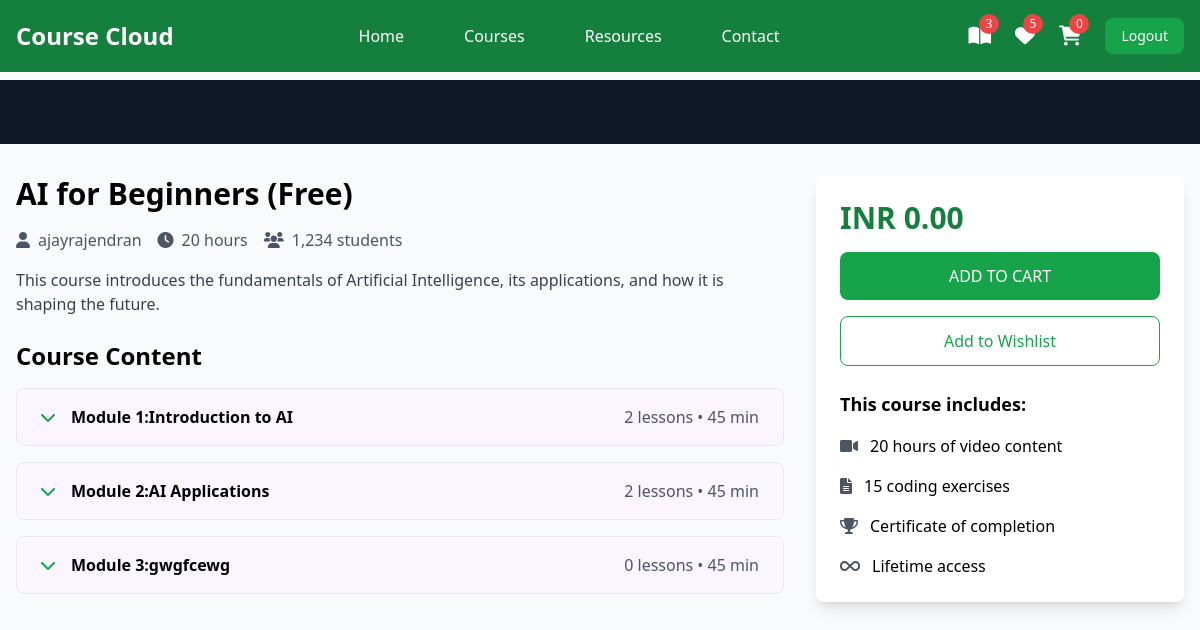
Page /student/courses/5/ (signed in) on the committed database.
### instructor/models.py (models this page shows, shortened)
class User(AbstractUser):
    ROLE_CHOICES =(
        ("instructor","Instructor"),
        ("student","Student")
    )
    role=models.CharField(max_length=20,choices=ROLE_CHOICES,default="student")

class Course(models.Model):
    title=models.CharField(max_length=200)
    description=models.TextField()
    price=models.DecimalField(decimal_places=2,max_digits=7)
    owner=models.ForeignKey(User,on_delete=models.SET_NULL,related_name="courses",null=True)
    is_free=models.BooleanField(default=False)
    picture=models.ImageField(upload_to="courseimages",null=True,blank=True,default="courseimages/default.png")
    thumbnail=EmbedVideoField()
    category_objects=models.ManyToManyField(Category)
    created_at=models.DateTimeField(auto_now_add=True)
    updated_at=models.DateTimeField(auto_now=True)

class Module(models.Model):
    title=models.CharField(max_length=200)
    course_object=models.ForeignKey(Course,on_delete=models.CASCADE,related_name="modules")
    order=models.PositiveIntegerField()

### student/views.py (the view)
# urls.py: path("courses/<int:pk>/",views.CourseDetailView.as_view(),name="course-detail"),
@method_decorator(signin_required,name="dispatch")
class CourseDetailView(View):
    def get (self,request,*args,**kwargs):
        id=kwargs.get("pk")
        course_instanse=Course.objects.get(id=id)
        return render (request,"course_detail.html",{"course":course_instanse})

### student/context_processors.py (called while the page is built)
def course_context(request):
    count=0
    if request.user.is_authenticated:
        orders=request.user.purchase.filter(is_paid=True)
        count=len([c for o in orders for c in o.course_objects.all()])
    return{"count":count}

### student/templates/course_detail.html (shortened to what this page needs)
{%extends 'base.html'%}
{% load embed_video_tags %}
{%block main_block%}
        <div class="bg-gray-900 w-full">
            <div class="max-w-screen-xl mx-auto px-4 py-8">
            </div>
        </div>
        <div class="max-w-screen-xl mx-auto px-4 py-8 grid grid-cols-1 lg:grid-cols-3 gap-8">
            <div class="lg:col-span-2">
                <h1 class="text-3xl font-bold mb-4">{{course.title}}</h1>
                <div class="flex items-center mb-4 text-gray-600">
                    <span class="mr-4"><i class="fas fa-user mr-2"></i>{{course.owner}}</span>
                    <span class="mr-4"><i class="fas fa-clock mr-2"></i>20 hours</span>
                    <span><i class="fas fa-users mr-2"></i>1,234 students</span>
                </div>
                <p class="text-gray-700 mb-6">{{course.description}}</p>
                <div class="space-y-4">
                    <h2 class="text-2xl font-bold mb-4">Course Content</h2>
                    {%for module in course.modules.all%}
                    <div class="border rounded-lg overflow-hidden">
                        <button class="w-full px-6 py-4 bg-purple-50 hover:bg-green-100 flex items-center justify-between" onclick="toggleModule('module{{forloop.counter}}')">
                            <div class="flex items-center">
                                <i class="fas fa-chevron-down mr-4 text-green-600"></i>
                                <span class="font-semibold">Module {{forloop.counter}}:{{module.title}}</span>
                            </div>
                            <span class="text-gray-600">{{module.lessons.all.count}} lessons • 45 min</span>
                        </button>
                    </div>
                    {%endfor%}
                </div>
            </div>
            <div class="lg:col-span-1">
                <div class="bg-white p-6 rounded-lg shadow-lg sticky top-24">
                    <div class="text-3xl font-bold mb-4 text-green-700">INR {{course.price}}</div>
                   <a href="{%url 'add-to-cart' course.id%}">
                        <button class="w-full bg-green-600 text-white py-3 rounded-lg mb-4 hover:bg-green-700 transition duration-300">
                            ADD TO CART
                        </button>
                   </a>
                    <button class="w-full border border-green-600 text-green-600 py-3 rounded-lg mb-6 hover:bg-green-50 transition duration-300">
                        Add to Wishlist
                    </button>
                    <div class="space-y-4">
                        <h3 class="font-bold text-lg">This course includes:</h3>
                        <div class="flex items-center">
                            <i class="fas fa-video mr-3 text-gray-600"></i>
                            <span>20 hours of video content</span>
                        </div>
                        <div class="flex items-center">
                            <i class="fas fa-file-alt mr-3 text-gray-600"></i>
                            <span>15 coding exercises</span>
                        </div>
                        <div class="flex items-center">
                            <i class="fas fa-trophy mr-3 text-gray-600"></i>
                            <span>Certificate of completion</span>
                        </div>
                        <div class="flex items-center">
                            <i class="fas fa-infinity mr-3 text-gray-600"></i>
                            <span>Lifetime access</span>
                        </div>
                    </div>
                </div>
            </div>
        </div>
    </div>
{%endblock%}

### student/templates/base.html (shortened to what this page needs)
<!DOCTYPE html>
<html lang="en">
<head>
    <script src="https://cdn.tailwindcss.com"></script>
    <link href="https://cdnjs.cloudflare.com/ajax/libs/font-awesome/6.0.0/css/all.min.css" rel="stylesheet">
</head>
<body class="bg-gray-50">
    <nav class="bg-green-700 fixed w-full z-20 top-0 left-0">
        <div class="max-w-screen-xl flex flex-wrap items-center justify-between mx-auto p-4">
            <a href="#" class="flex items-center">
                <span class="self-center text-2xl font-semibold text-white">Course Cloud</span>
            </a>
            <div class="items-center justify-between hidden w-full md:flex md:w-auto md:order-1">
                <ul class="flex flex-col p-4 md:p-0 mt-4 font-medium md:flex-row md:space-x-8 md:mt-0">
                    <li><a href="{%url 'index'%}" class="block py-2 pl-3 pr-4 text-white hover:text-purple-200">Home</a></li>
                    <li><a href="{%url 'mycorses'%}" class="block py-2 pl-3 pr-4 text-white hover:text-purple-200">Courses</a></li>
                    <li><a href="#" class="block py-2 pl-3 pr-4 text-white hover:text-purple-200">Resources</a></li>
                    <li><a href="#" class="block py-2 pl-3 pr-4 text-white hover:text-purple-200">Contact</a></li>
                </ul>
            </div>
            <div class="flex items-center space-x-6 md:order-2">
                <div class="relative group">
                    <a href="{%url 'mycorses'%}" class="text-white hover:text-green-200">
                        <i class="fas fa-book-open text-xl"></i>
                        <span class="absolute -top-2 -right-2 bg-red-500 text-white text-xs rounded-full h-5 w-5 flex items-center justify-center">{{count}}</span>
                    </a>
                </div>
                <div class="relative group">
                    <a href="#" class="text-white hover:text-green-200">
                        <i class="fas fa-heart text-xl"></i>
                        <span class="absolute -top-2 -right-2 bg-red-500 text-white text-xs rounded-full h-5 w-5 flex items-center justify-center">5</span>
                    </a>
                </div>
                <div class="relative group">
                    <a href="{%url 'cart-summery'%}" class="text-white hover:text-green-200">
                        <i class="fas fa-shopping-cart text-xl"></i>
                        <span class="absolute -top-2 -right-2 bg-red-500 text-white text-xs rounded-full h-5 w-5 flex items-center justify-center">{{request.user.basket.all.count}}</span>
                    </a>
                </div>
                <a href="{%url 'signout'%}">
                    <button class="text-white bg-green-600 hover:bg-red-800 focus:ring-4 focus:outline-none focus:ring-red-300 font-medium rounded-lg text-sm px-4 py-2 text-center">Logout</button>
                </a>
            </div>
        </div>
    </nav>
  <div class="mt-20">
    {%block main_block%}
    {%endblock%}
</body>
</html>

### rows in the picture
User: user.basket.all.count "0"
Course: title "AI for Beginners (Free)", owner "ajayrajendran", description "This course introduces the fundamentals of Artificial Intelligence, its applications, and how it is shaping the future.", price "0.00"
Module: title "Introduction to AI", lessons.all.count "2"
Module: title "AI Applications", lessons.all.count "2"
Module: title "gwgfcewg", lessons.all.count "0"

### other values in the picture
{{ count }} "3"
